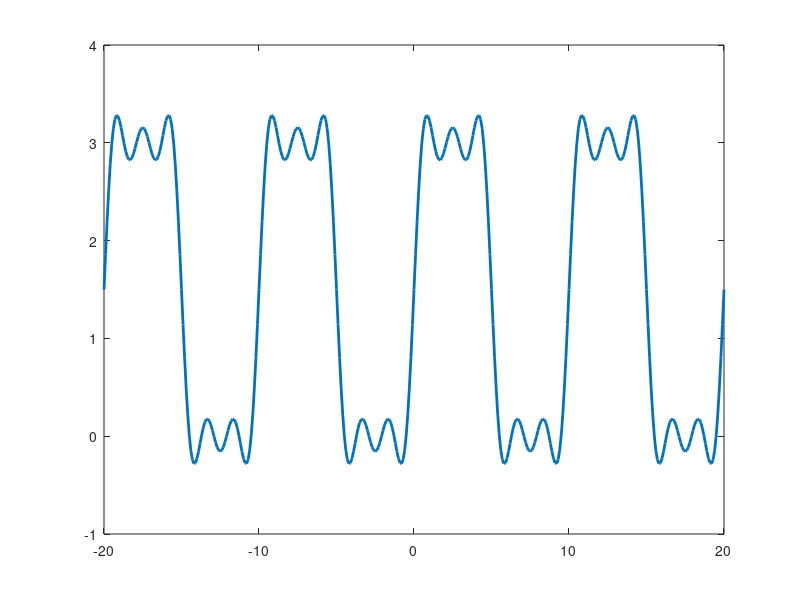

MATLAB code to generate this figure:



% Exemple 1 SF complexe
% f(t) = -2A/pi sum (1 / (4n^2 -1) e^(i2pi*nt))
A = 1;
t = -3:0.01:3;
f1 = abs(A*sin(pi*t)); % petit truc pour rendre sin periodique de periode T

f = 0;
for n = -5:5
    f = f + -2*A/pi*(1/ (4*n*n - 1))*exp(i*2*pi*n*t);
end

hold on
plot(t, f,'linewidth',2);
plot(t, f1,'r');
hold off











% Exemple 2 SF complexe
% f(t) = Ad/T sum( sinc( w*n*d / 2) * exp(i*w*n*t);
A = 1;
T = 20; % (2*d)
d = 10;
w = 2*pi/T;

t = -35:0.1:35;

f = 0;

for n = -500:500
    arg = w*n*d / 2;
    
    if( arg ~= 0 )
        f = f + A*d/T * sin( arg ) ./ arg * exp(i*w*n*t);
    else
        f = f + A*d/T * 1 * exp(i*w*n*t);
    end
end
plot(t, f,'linewidth',2);

% Spectre d'amplitude
% f(w) = |c_n| for n valeur de w

w = -160*pi:10:160*pi;
A = 1;
T = 1/2;
d = 1/20;
arg = w*d/2;
f = abs(A*d/T* sin( arg ) ./ arg);

plot(w, f, '.-', 'linewidth', 2);







N = 100;

x = -pi:0.01:pi

f = 0;
E = pi*pi/3;

for n = 1:N
    f = f + 2*(-1)^(n+1) / n * sin( n*x);
    E = E - 2*( cos(n*pi)*cos(n*pi) ) / (n*n);
end

hold on
plot(x, x, 'r', 'linewidth', 2);
plot(x, f, 'b');
legend({'f(x) = x',['SF with n = ' num2str(N)]});
title(['Nombre d harmoniques n = ' num2str(N) ', Erreur quadratique En = ' num2str(E)]);
hold off



%%% Gibbs ringing

x = -20:0.1:20;

f = 3/2;
for n = 1:5
    f = f + 3*(1 - cos( n*pi ))/ (n*pi) * sin( n*pi*x / 5);
end

plot(x, f,'linewidth',2);

